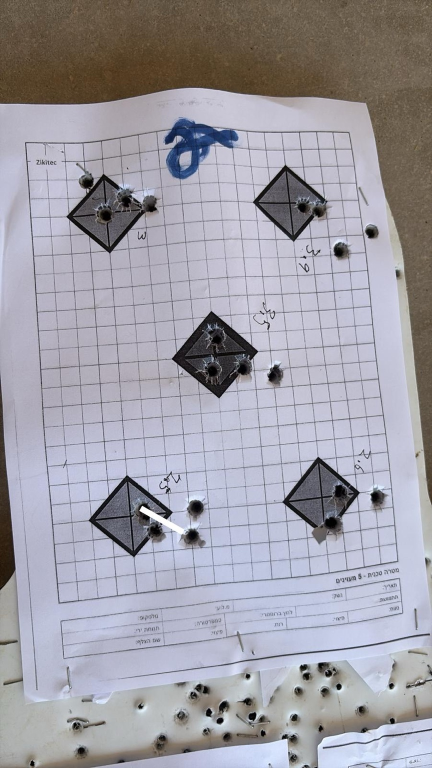
#> input picture test.jpeg, 864 x 1536 px (shown at 1/2 size)
$ python -i cv2_process.py   (imports and definitions only)   (older library calls are emulated)
#> lines starting #> are read from the running program, lines starting #| are printed output that depends on the picture; after the words box and inside, x2 and y2 are one past the last pixel; in counts of white or black regions, pixels touching at a corner belong together
#> further down, picture is the input picture: shape (1536, 864, 3); mean B, G, R 166.4, 157.5, 159.6
### helpers/image_setup.py
import cv2
import numpy as np

# [8 lines left out: function dedup_circles, not called in this run]

def contrast_pct(center_val: float, ring_val: float) -> float:
    """
    Percentage darkness drop from ring to centre, 0‑100.
    Higher == darker hole relative to background.
    """
    return max(0.0, min(100.0, (ring_val - center_val) / ring_val * 100.0))


# [39 lines left out: functions find_grid_lines, find_a4_or_none, order_points, not called in this run]

### processors/cv2_process.py
from typing import Any, Dict, List, Tuple
import cv2
import numpy as np
import os

from helpers.image_setup import contrast_pct, dedup_circles, find_a4_or_none, order_points

def detect_bullets(
    img: np.ndarray,
    bullet_type: str = "7.62mm",
    contrast_factor: float = 2.0,
    max_hits: int = 10,
    debug_name: str = None,
) -> list[tuple[int, int, int, float]]:
    """
    Improved bullet detection algorithm that better distinguishes holes from borders
    """
#> called with bullet_type = '7.62mm', contrast_factor = 2, max_hits = 10
    gray = cv2.cvtColor(img, cv2.COLOR_BGR2GRAY)
    h, w = gray.shape
    # Bullet calibre size parameters (pixel radii)
    bullet_specs = {
        "22lr": (3, 7),
        "9mm": (4, 12),
        "7.62mm": (8, 60),
        "5.56mm": (4, 10),
    }
    min_r, max_r = bullet_specs.get(bullet_type.lower(), (5, 80))

    # Step 1: Enhanced preprocessing
    # Use bilateral filter to smooth while preserving edges
    bilateral = cv2.bilateralFilter(gray, 9, 75, 75)

    # Apply CLAHE for better contrast
    clahe = cv2.createCLAHE(clipLimit=2.0, tileGridSize=(8, 8))
    enhanced = clahe.apply(bilateral)
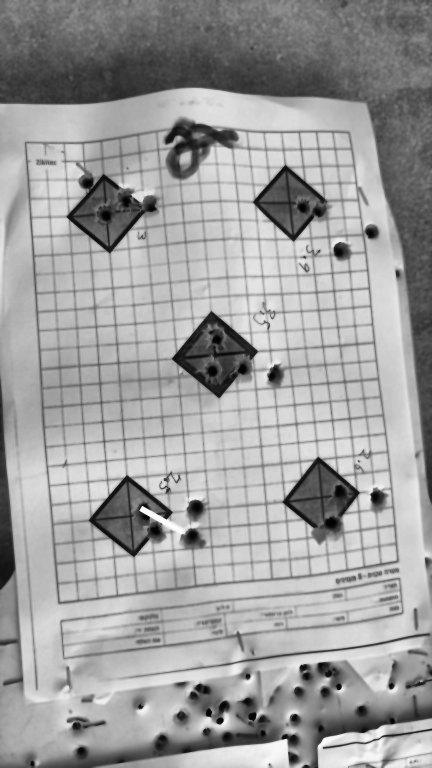
#> enhanced: shape (1536, 864) (shown at 1/2 size); min 0, max 255, mean 157.9

    # Step 2: Edge detection to identify what to exclude
    edges = cv2.Canny(bilateral, 50, 150)
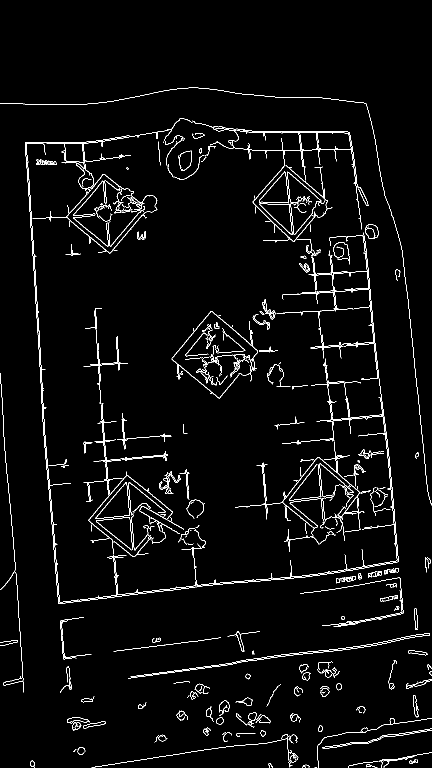
#> edges: shape (1536, 864) (shown at 1/2 size); 3% white in thin lines or dots, all inside (x1, y1, x2, y2) = (0, 175, 864, 1536)
    edges_dilated = cv2.dilate(edges, np.ones((7,7), np.uint8), iterations=1)
#> edges_dilated: shape (1536, 864); 17.6% white; 61 white regions, largest, box (x1, y1, x2, y2) and area: (47, 234, 800, 1211) 140334, (340, 619, 559, 800) 14250, (0, 172, 864, 1014) 11964

    # Step 3: Multiple adaptive thresholding attempts for better coverage
    # Try multiple parameter sets and combine results
    adaptive_params = [
        (15, 5),   # More sensitive, smaller features
        (21, 8),   # Medium sensitivity
        (31, 10),  # Current parameters
    ]

    adaptive_combined = np.zeros_like(gray)

    for blockSize, C in adaptive_params:
        adaptive_temp = cv2.adaptiveThreshold(
            enhanced, 255,
            cv2.ADAPTIVE_THRESH_GAUSSIAN_C,
            cv2.THRESH_BINARY_INV,
            blockSize=blockSize,
            C=C
        )
        adaptive_combined = cv2.bitwise_or(adaptive_combined, adaptive_temp)
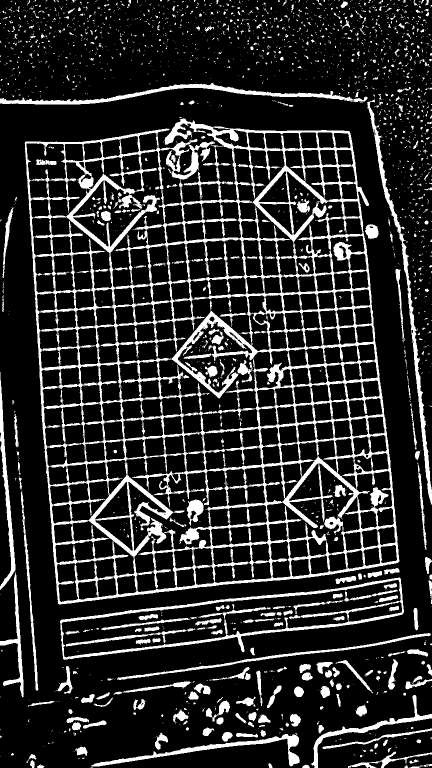
#> adaptive_combined: shape (1536, 864) (shown at 1/2 size); 17% white; 2311 white regions (1947 under 20 px), largest, box (x1, y1, x2, y2) and area: (49, 236, 799, 1209) 137162, (120, 1155, 808, 1320) 9223, (734, 197, 864, 1010) 5978

    # Use the combined result
    adaptive = adaptive_combined

    # Remove edge regions from adaptive threshold
    # Skip edge exclusion to avoid losing hits on grid lines
    skip_edge_mask = True  # allow holes on grid lines
    if skip_edge_mask:
        adaptive_no_edges = adaptive.copy()
    else:
        adaptive_no_edges = cv2.bitwise_and(adaptive, cv2.bitwise_not(edges_dilated))

    # Step 4: Morphological operations to clean up noise
    kernel_small = cv2.getStructuringElement(cv2.MORPH_ELLIPSE, (3, 3))
    kernel_medium = cv2.getStructuringElement(cv2.MORPH_ELLIPSE, (5, 5))
    kernel_circular = cv2.getStructuringElement(cv2.MORPH_ELLIPSE, (7, 7))

    # Remove small noise
    cleaned = cv2.morphologyEx(adaptive_no_edges, cv2.MORPH_OPEN, kernel_small)
#> cleaned: shape (1536, 864); 15.8% white; 1248 white regions (527 under 20 px), largest, box (x1, y1, x2, y2) and area: (49, 257, 799, 1209) 41240, (329, 237, 738, 484) 11921, (120, 1155, 808, 1320) 8140

    # Fill small gaps in bullet holes
    cleaned = cv2.morphologyEx(cleaned, cv2.MORPH_CLOSE, kernel_circular)
#> cleaned: shape (1536, 864); 16.8% white; 694 white regions (398 under 20 px), largest, box (x1, y1, x2, y2) and area: (49, 237, 799, 1209) 140890, (120, 1155, 808, 1320) 12892, (0, 166, 864, 1009) 11723

    # Step 5: Smart exclusion - identify printed targets vs bullet holes
    # Key insight: Printed targets are SOLID black, bullet holes have VARIED intensity

    # Find potential black areas - only VERY dark printed targets
    _, dark_areas = cv2.threshold(gray, 50, 255, cv2.THRESH_BINARY_INV)
#> dark_areas: shape (1536, 864); 3.1% white; 581 white regions (477 under 20 px), largest, box (x1, y1, x2, y2) and area: (344, 623, 516, 796) 9373, (0, 984, 30, 1180) 4126, (178, 951, 345, 1114) 3671

    # Fill small gaps to connect printed graphics
    kernel_close = cv2.getStructuringElement(cv2.MORPH_ELLIPSE, (25, 25))
    dark_filled = cv2.morphologyEx(dark_areas, cv2.MORPH_CLOSE, kernel_close)
#> dark_filled: shape (1536, 864); 5.3% white; 184 white regions (123 under 20 px), largest, box (x1, y1, x2, y2) and area: (344, 623, 516, 796) 15499, (133, 348, 314, 507) 10089, (178, 944, 360, 1114) 9426

    # Find large connected components
    num_labels, labels, stats, _ = cv2.connectedComponentsWithStats(dark_filled, connectivity=8)
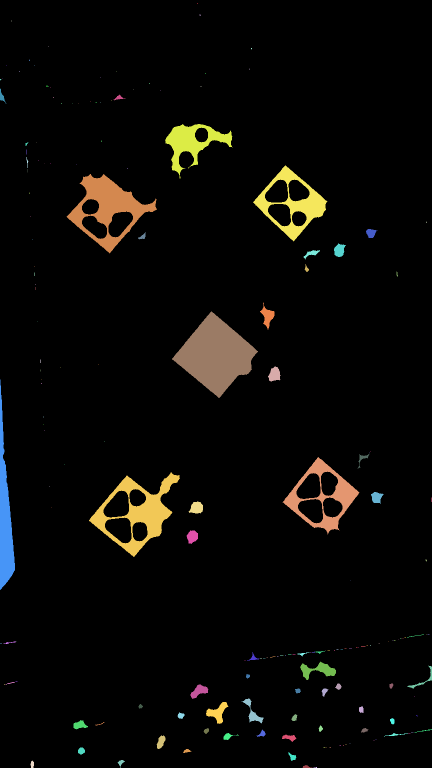
#> labels: shape (1536, 864) int32 (shown at 1/2 size); 185 distinct labels, from 0 to 184; one colour per label, 0 black
#> num_labels = 185; stats = 185 rows, first 6: [0, 0, 864, 1536, 1256602], [394, 7, 2, 1, 2], [399, 29, 2, 3, 5], [22, 41, 1, 2, 2], [97, 92, 1, 1, 1], [502, 96, 2, 3, 5]

    exclusion_zone = np.zeros_like(gray)

    for i in range(1, num_labels):
        area = stats[i, cv2.CC_STAT_AREA]

        # Check if it's a large dark region
        if area > 1500:  # Lower threshold
            x, y, w, h = stats[i, cv2.CC_STAT_LEFT], stats[i, cv2.CC_STAT_TOP], stats[i, cv2.CC_STAT_WIDTH], stats[i, cv2.CC_STAT_HEIGHT]

            # Extract the region
            roi = gray[y:y+h, x:x+w]
            label_mask = (labels[y:y+h, x:x+w] == i)

            # Calculate uniformity - printed targets are very uniform
            masked_values = roi[label_mask]
            if len(masked_values) > 0:
                std_dev = np.std(masked_values)
                mean_val = np.mean(masked_values)

                # Printed targets: VERY low std dev (very uniform) and VERY dark
                # Bullet holes have variation due to torn paper
                if std_dev < 10 and mean_val < 50:
                    exclusion_zone[labels == i] = 255
#> this loop made 184 passes
#> (area, x, y, w, h, std_dev, mean_val) on passes 33, 43, 47, 63, 70, 80, 82: (5260, 330, 248, 135, 109, 31.95, 61.58), (6582, 506, 331, 149, 152, 40.23, 54.26), (10089, 133, 348, 181, 159, 42.33, 56.5), (15499, 344, 623, 172, 173, 31.6, 44.07), (6042, 0, 759, 30, 421, 9.68, 40.78), (6424, 565, 914, 154, 155, 39.05, 46.16), (9426, 178, 944, 182, 170, 71.82, 79.71)
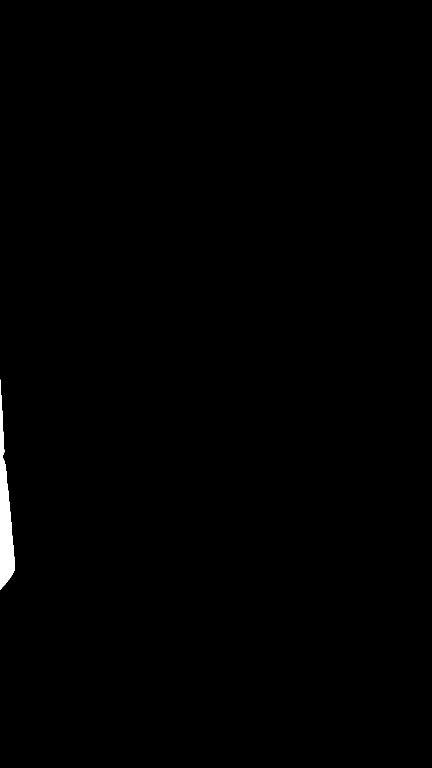
#> exclusion_zone: shape (1536, 864) (shown at 1/2 size); 0.46% white; 1 white region, box (x1, y1, x2, y2) and area: (0, 759, 30, 1180) 6042

    # Very minimal dilation - just catch the edges
    edge_kernel = cv2.getStructuringElement(cv2.MORPH_ELLIPSE, (5, 5))
    exclusion_zone = cv2.dilate(exclusion_zone, edge_kernel, iterations=1)
#> exclusion_zone: shape (1536, 864); 0.52% white; 1 white region
    # Disable exclusion mask to keep hits on printed diamonds/grid
    #exclusion_zone[:] = 0  # keep exclusion active

    # Save debug images if requested
    if debug_name:
        DEBUG_DIR = "debug_output"
        os.makedirs(DEBUG_DIR, exist_ok=True)
        cv2.imwrite(f"{DEBUG_DIR}/{debug_name}_1_enhanced.jpg", enhanced)
        cv2.imwrite(f"{DEBUG_DIR}/{debug_name}_2_adaptive.jpg", adaptive)
        cv2.imwrite(f"{DEBUG_DIR}/{debug_name}_2b_edges.jpg", edges_dilated)
        cv2.imwrite(f"{DEBUG_DIR}/{debug_name}_2c_adaptive_no_edges.jpg", adaptive_no_edges)
        cv2.imwrite(f"{DEBUG_DIR}/{debug_name}_3_cleaned.jpg", cleaned)
        cv2.imwrite(f"{DEBUG_DIR}/{debug_name}_5_exclusion_zone.jpg", exclusion_zone)

    # Step 3: Find contours of potential bullet holes
    contours, _ = cv2.findContours(cleaned, cv2.RETR_EXTERNAL, cv2.CHAIN_APPROX_SIMPLE)
#> contours = 522 contours, 403 with area under 20; largest, box (x1, y1, x2, y2) and area: (49, 237, 799, 1209) 611873, (120, 1155, 808, 1320) 53023, (0, 166, 864, 1009) 10130, (0, 760, 48, 1395) 4448, (186, 1464, 600, 1536) 3808

    # Keep track of detection sources
    contour_bullets = []    # Best results come from contours
    other_bullets = []      # Secondary detection methods

    if debug_name:
        print(f"\n[{debug_name}] Starting detection...")
        print(f"  Image shape: {img.shape}")
        print(f"  Found {len(contours)} total contours")

    # Debug: visualize all contours with ring detection info
    if debug_name:
        contour_vis = img.copy()
        ring_vis = img.copy()

        for i, contour in enumerate(contours):
            area = cv2.contourArea(contour)
            if area > 50:  # Only show larger contours
                # Calculate properties
                hull = cv2.convexHull(contour)
                hull_area = cv2.contourArea(hull)
                solidity = area / hull_area if hull_area > 0 else 0

                perimeter = cv2.arcLength(contour, True)
                circularity = 4 * np.pi * area / (perimeter * perimeter) if perimeter > 0 else 0

                # Determine rejection reason
                (x, y), radius = cv2.minEnclosingCircle(contour)
                r = int(radius)

                rect = cv2.minAreaRect(contour)
                width, height = rect[1]
                aspect_ratio = min(width, height) / max(width, height) if max(width, height) > 0 else 0

                # Check all criteria (matching the actual validation)
                size_ok = 5 <= r <= 25
                circ_ok = circularity > 0.3
                aspect_ok = aspect_ratio > 0.2
                solid_ok = 0.3 < solidity < 0.95

                # Determine color and label
                if not size_ok:
                    color = (255, 0, 0)  # Blue = wrong size
                    label = f"R{r}"
                elif not circ_ok:
                    color = (255, 0, 255)  # Magenta = not circular
                    label = f"C{circularity:.1f}"
                elif not solid_ok:
                    color = (0, 255, 255)  # Yellow = wrong solidity
                    label = f"S{solidity:.1f}"
                else:
                    color = (0, 255, 0)  # Green = good
                    label = "OK"

                cv2.drawContours(contour_vis, [contour], -1, color, 2)

                M = cv2.moments(contour)
                if M["m00"] != 0:
                    cx = int(M["m10"] / M["m00"])
                    cy = int(M["m01"] / M["m00"])
                    cv2.putText(contour_vis, label, (cx-10, cy+3),
                               cv2.FONT_HERSHEY_SIMPLEX, 0.4, color, 1)

                    # Show valid contours separately
                    if size_ok and circ_ok and aspect_ok and solid_ok:
                        cv2.drawContours(ring_vis, [contour], -1, (0, 255, 0), 2)
                        cv2.putText(ring_vis, f"{i}", (cx, cy),
                                   cv2.FONT_HERSHEY_SIMPLEX, 0.4, (0, 255, 0), 1)

        cv2.imwrite(f"{DEBUG_DIR}/{debug_name}_4_all_contours.jpg", contour_vis)
        cv2.imwrite(f"{DEBUG_DIR}/{debug_name}_5_ring_contours.jpg", ring_vis)

    for contour in contours:
        area = cv2.contourArea(contour)

        # Filter by area (bullet holes have specific size range)
        # Balance between catching real holes and avoiding tiny marks
        if 50 < area < 250000:  # Wider bounds for larger bullets
            # Get bounding circle
            (x, y), radius = cv2.minEnclosingCircle(contour)
            x, y, r = int(x), int(y), int(radius)

            # Skip if too close to edge
            if x < 5 or y < 5 or x > w - 5 or y > h - 5:
                continue

            # CRITICAL: Skip if in exclusion zone (printed targets, text, etc.)
            if exclusion_zone[y, x] > 0:
                continue

            # Check circularity (bullet holes are circular)
            perimeter = cv2.arcLength(contour, True)
            if perimeter > 0:
                circularity = 4 * np.pi * area / (perimeter * perimeter)

                # Also check aspect ratio to filter out elongated shapes (borders)
                rect = cv2.minAreaRect(contour)
                width, height = rect[1]
                aspect_ratio = min(width, height) / max(width, height) if max(width, height) > 0 else 0

                # Check if contour is closed (True means closed contour)
                is_closed = cv2.isContourConvex(contour) or len(contour) > 4

                # Check if it's a ring-like shape (not a solid blob)
                # Real bullet holes have a ring pattern, not solid fills
                hull = cv2.convexHull(contour)
                hull_area = cv2.contourArea(hull)
                solidity = area / hull_area if hull_area > 0 else 0

                # STRICT validation for REAL bullet holes
                # Real bullets have very specific characteristics

                # Balanced validation - catch real bullets without false positives

                # More permissive validation for real bullets

                # Size validation - greatly relaxed to catch all calibres
                is_valid_size = min_r <= r <= max_r  # Size range based on calibre

                # Shape validation - VERY permissive
                is_very_circular = circularity > 0.25  # balanced
                is_not_elongated = aspect_ratio > 0.1  # Even more permissive

                # Ring pattern validation - very permissive
                is_ring_pattern = 0.10 < solidity < 0.98  # Loosened further

                # Perimeter to area ratio - helps identify borders vs holes
                # Borders have high perimeter relative to area
                perimeter_ratio = perimeter / area if area > 0 else 999
                is_not_border = perimeter_ratio < 1.5  # Further permissive

                # Debug logging
                if debug_name and r > 3:
                    print(f"  Checking ({x}, {y}): r={r}, size_ok={is_valid_size}, "
                          f"circ={circularity:.2f}>0.3={is_very_circular}, "
                          f"aspect={aspect_ratio:.2f}>0.2={is_not_elongated}, "
                          f"solid={solidity:.2f} in (0.3,0.95)={is_ring_pattern}, "
                          f"closed={is_closed}, border={perimeter_ratio:.2f}<1.0={is_not_border}")

                # Basic criteria: size only (other shape tests disabled)
                if is_valid_size:
                    # Calculate how dark the center is compared to surroundings
                    mask = np.zeros(gray.shape, dtype=np.uint8)
                    cv2.drawContours(mask, [contour], -1, 255, -1)

                    # Get mean intensity inside the hole
                    mean_inside = cv2.mean(gray, mask=mask)[0]

                    # Create ring mask around the hole
                    mask_ring = cv2.dilate(mask, kernel_medium) - mask
                    mean_ring = cv2.mean(gray, mask=mask_ring)[0]

                    # Bullet holes are darker inside
                    if mean_inside < mean_ring * 0.93:  # At least 5% darker
                        contrast = contrast_pct(mean_inside, mean_ring)

                        # Additional validation: more permissive
                        # Accept most potential bullet holes
                        if r >= 3 and contrast > 10:  # Much lower requirements
                            contour_bullets.append((x, y, r, contrast, circularity))
#> this loop made 522 passes
#> (area, x, y, radius, r) on passes 4, 7, 9, 11, 14, 17, 18, 22: (59.5, 611, 1534, 7.57, 7), (261.5, 723, 1534, 27.52, 27), (51.5, 826, 1523, 7.76, 7), (267.5, 71, 1524, 18.62, 18), (476, 812, 1520, 52.68, 52), (249.5, 163, 1503, 11.19, 11), (58, 747, 1494, 9.92, 9), (224, 493, 1471, 22.05, 22)
#> after the loop, contour_bullets = []

    # Step 4: Use HoughCircles as a secondary detection method
    # This helps find bullets that might be missed by contour detection

    # Enhance for circle detection
    blurred = cv2.GaussianBlur(gray, (5, 5), 1)

    # Try multiple parameter sets for better coverage
    param_sets = [
        # (dp, minDist, param1, param2, minR, maxR)
        (1.0, 30, 40, 15, 8, 40),    # wider range, bigger
        (1.2, 40, 50, 20, 12, 60),   # medium
        (1.5, 35, 30, 12, 15, 80),   # very large
    ]

    for dp, minDist, p1, p2, minR, maxR in param_sets:
        circles = cv2.HoughCircles(
            blurred,
            cv2.HOUGH_GRADIENT,
            dp=dp,
            minDist=minDist,
            param1=p1,
            param2=p2,
            minRadius=minR,
            maxRadius=maxR
        )

        if circles is not None:
            for (x, y, r) in circles[0]:
                x, y, r = int(x), int(y), int(r)

                # Skip edge detections
                if x < 5 or y < 5 or x > w - 5 or y > h - 5:
                    continue

                # Skip if in exclusion zone
                if exclusion_zone[y, x] > 0:
                    continue

                # Check if this circle corresponds to a dark region
                roi = gray[max(0, y-r):min(h, y+r), max(0, x-r):min(w, x+r)]
                if roi.size > 0:
                    # Check if center is dark
                    center_mask = np.zeros(gray.shape, dtype=np.uint8)
                    cv2.circle(center_mask, (x, y), max(1, r//2), 255, -1)
                    mean_center = cv2.mean(gray, mask=center_mask)[0]

                    # Ring around
                    ring_mask = np.zeros(gray.shape, dtype=np.uint8)
                    cv2.circle(ring_mask, (x, y), min(r+5, r*2), 255, -1)
                    cv2.circle(ring_mask, (x, y), r, 0, -1)
                    mean_ring = cv2.mean(gray, mask=ring_mask)[0]

                    if mean_center < mean_ring * 0.85:  # Dark center
                        contrast = contrast_pct(mean_center, mean_ring)
                        if contrast > 20:  # Basic quality check
                            other_bullets.append((x, y, r, contrast, 0.8))  # Assume good circularity
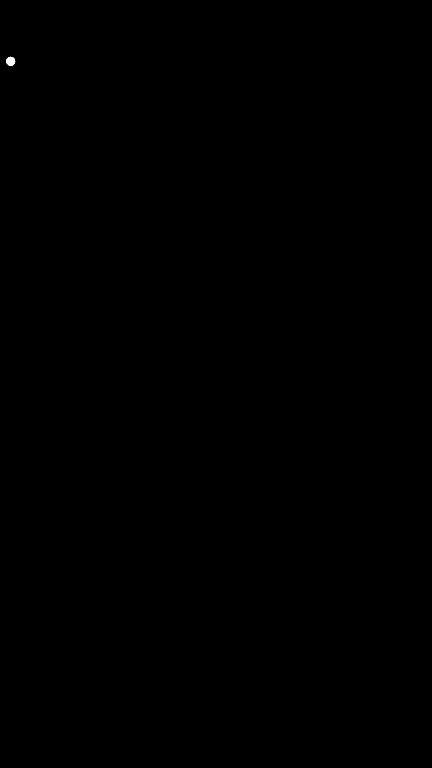
#> center_mask: shape (1536, 864) (shown at 1/2 size); 0.02% white; 1 white region, box (x1, y1, x2, y2) and area: (12, 113, 31, 132) 253
#> ring_mask: shape (1536, 864); 0.05% white; 1 white region, box (x1, y1, x2, y2) and area: (0, 98, 46, 147) 631
#> after the loop, other_bullets = [(81, 158, 60, 28.04, 0.8), (132, 149, 62, 20.1, 0.8)]

    # Step 5: Detect paper deformation around bullet holes
    # Real bullet holes have the paper curving/deforming around them
    grad_x = cv2.Sobel(gray, cv2.CV_64F, 1, 0, ksize=3)
    grad_y = cv2.Sobel(gray, cv2.CV_64F, 0, 1, ksize=3)
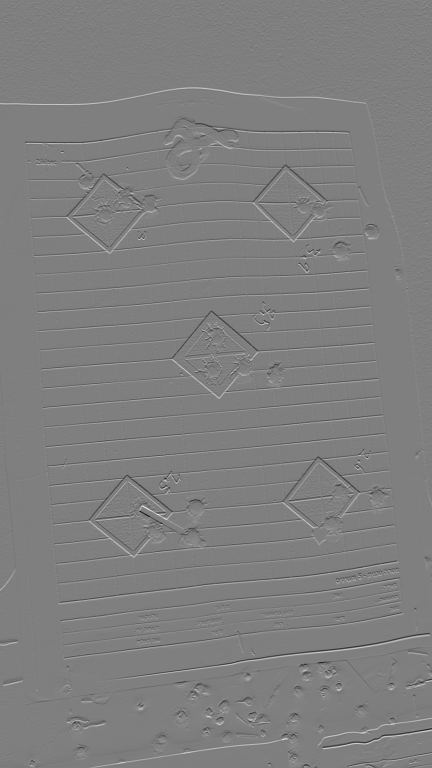
#> grad_y: shape (1536, 864) float64 (shown at 1/2 size); min -914, max 917, mean 0.4; drawn with min black and max white
    gradient_mag = np.sqrt(grad_x**2 + grad_y**2)
    gradient_norm = cv2.normalize(gradient_mag, None, 0, 255, cv2.NORM_MINMAX).astype(np.uint8)
#> (the rest of the program and of its run is left out)
